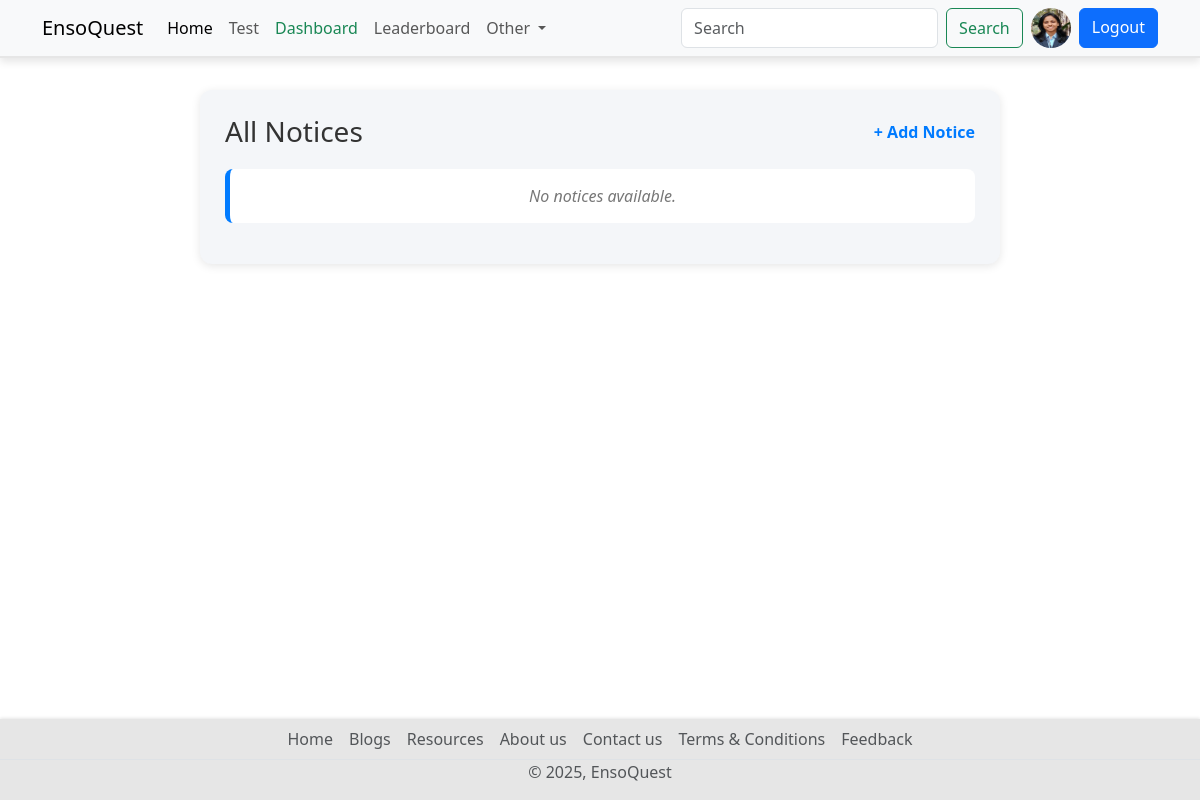
/notices/ (signed in), run on an earlier commit of the app's database.
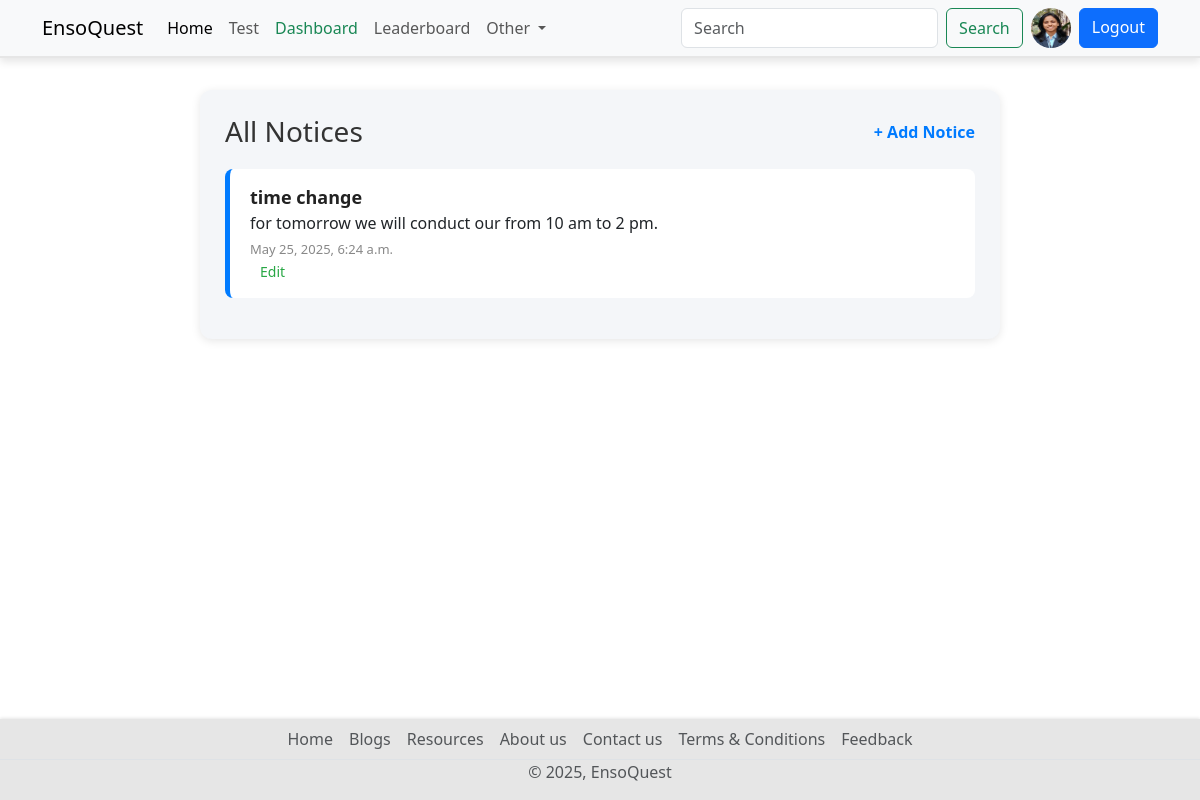
And on a later commit of the database.
### base/models.py (models this page shows, shortened)
class Notice(models.Model):
    title = models.CharField(max_length=200)
    content = models.TextField()
    created_at = models.DateTimeField(auto_now_add=True)
    updated_at = models.DateTimeField(auto_now=True)

### base/views.py (the view)
# urls.py: path('notices/', views.notice_list, name='notice_list'),
@login_required
def notice_list(request):
    notices = Notice.objects.order_by('-created_at')
    return render(request, 'notice_list.html', {'notices': notices})

### Templates/notice_list.html (shortened to what this page needs)
{% extends 'index.html' %}
{% load static %}
{% block content %}
<div class="notice-container">
  <div class="notice-header">
    <h2>All Notices</h2>
    {% if user.is_superuser %}
      <a href="{% url 'add_notice' %}">+ Add Notice</a>
    {% endif %}
  </div>
  <ul class="notice-list">
    {% for notice in notices %}
      <li>
        <strong>{{ notice.title }}</strong><br>
        {{ notice.content }}<br>
        <small>{{ notice.created_at }}</small>
        {% if user.is_superuser %}
          <a href="{% url 'edit_notice' notice.id %}">Edit</a>
        {% endif %}
      </li>
    {% empty %}
      <li class="empty-message">No notices available.</li>
    {% endfor %}
  </ul>
</div>
{% endblock %}

What changed in the data, as far as the page shows it:
added Notice: title "time change", content "for tomorrow we will conduct our from 10 am to 2 pm.", created_at "May 25, 2025, 6:24 a.m."
Also different on the page:
text no longer shown: "No notices available."
